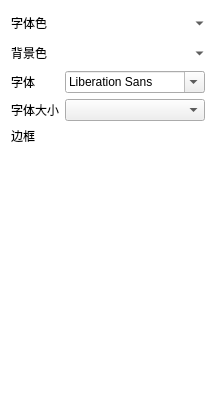
<?xml version="1.0" encoding="UTF-8"?>
<ui version="4.0">
 <class>TextStyleWidgetClass</class>
 <widget class="QWidget" name="TextStyleWidgetClass">
  <property name="geometry">
   <rect>
    <x>0</x>
    <y>0</y>
    <width>216</width>
    <height>395</height>
   </rect>
  </property>
  <property name="windowTitle">
   <string>TextStyleWidget</string>
  </property>
  <property name="styleSheet">
   <string notr="true">#TextStyleWidgetClass{background-color: rgb(255, 255, 255);}</string>
  </property>
  <layout class="QGridLayout" name="gridLayout">
   <item row="0" column="0">
    <widget class="QLabel" name="label">
     <property name="sizePolicy">
      <sizepolicy hsizetype="Fixed" vsizetype="Preferred">
       <horstretch>0</horstretch>
       <verstretch>0</verstretch>
      </sizepolicy>
     </property>
     <property name="text">
      <string>字体色</string>
     </property>
    </widget>
   </item>
   <item row="0" column="2">
    <widget class="ColorButton" name="color_button">
     <property name="minimumSize">
      <size>
       <width>34</width>
       <height>24</height>
      </size>
     </property>
     <property name="maximumSize">
      <size>
       <width>34</width>
       <height>24</height>
      </size>
     </property>
     <property name="focusPolicy">
      <enum>Qt::NoFocus</enum>
     </property>
     <property name="styleSheet">
      <string notr="true">QToolButton {
	border-radius: 4px;
}
QToolButton:hover {
    background-color:white;
	border:1px groove #dcdcdc;
}
QToolButton:pressed {
	background-color: #e4fffb;
	border:1px groove  #dcdcdc;
}

/* the subcontrols below are used only in the MenuButtonPopup mode */
 QToolButton::menu-button {
     border: 0px groove gray;
     border-top-right-radius:1px;
     border-bottom-right-radius: 1px;
     /* 16px width + 4px for border = 20px allocated above */
     width: 12px;
 }

 QToolButton::menu-arrow {
     image: url(:/LxMemo/icons/down-arrow.png);
	width:12px;
	height:12px;
 }

 QToolButton::menu-arrow:open {
     top: 1px; left: 1px; /* shift it a bit */
 }
QToolButton[popupMode=&quot;1&quot;] { /* only for MenuButtonPopup */
     padding-right: 20px; /* make way for the popup button */
 }</string>
     </property>
     <property name="text">
      <string/>
     </property>
     <property name="checkable">
      <bool>false</bool>
     </property>
     <property name="popupMode">
      <enum>QToolButton::MenuButtonPopup</enum>
     </property>
     <property name="autoRaise">
      <bool>true</bool>
     </property>
    </widget>
   </item>
   <item row="1" column="0">
    <widget class="QLabel" name="label_2">
     <property name="sizePolicy">
      <sizepolicy hsizetype="Fixed" vsizetype="Preferred">
       <horstretch>0</horstretch>
       <verstretch>0</verstretch>
      </sizepolicy>
     </property>
     <property name="text">
      <string>背景色</string>
     </property>
    </widget>
   </item>
   <item row="1" column="2">
    <widget class="ColorButton" name="bk_color_button">
     <property name="minimumSize">
      <size>
       <width>34</width>
       <height>24</height>
      </size>
     </property>
     <property name="maximumSize">
      <size>
       <width>34</width>
       <height>24</height>
      </size>
     </property>
     <property name="focusPolicy">
      <enum>Qt::NoFocus</enum>
     </property>
     <property name="styleSheet">
      <string notr="true">QToolButton {
	border-radius: 4px;
}
QToolButton:hover {
    background-color:white;
	border:1px groove #dcdcdc;
}
QToolButton:pressed {
	background-color: #e4fffb;
	border:1px groove  #dcdcdc;
}

/* the subcontrols below are used only in the MenuButtonPopup mode */
 QToolButton::menu-button {
     border: 0px groove gray;
     border-top-right-radius:1px;
     border-bottom-right-radius: 1px;
     /* 16px width + 4px for border = 20px allocated above */
     width: 12px;
 }

 QToolButton::menu-arrow {
     image: url(:/LxMemo/icons/down-arrow.png);
	width:12px;
	height:12px;
 }

 QToolButton::menu-arrow:open {
     top: 1px; left: 1px; /* shift it a bit */
 }
QToolButton[popupMode=&quot;1&quot;] { /* only for MenuButtonPopup */
     padding-right: 20px; /* make way for the popup button */
 }</string>
     </property>
     <property name="text">
      <string/>
     </property>
     <property name="checkable">
      <bool>false</bool>
     </property>
     <property name="popupMode">
      <enum>QToolButton::MenuButtonPopup</enum>
     </property>
     <property name="autoRaise">
      <bool>true</bool>
     </property>
    </widget>
   </item>
   <item row="2" column="0">
    <widget class="QLabel" name="label_3">
     <property name="sizePolicy">
      <sizepolicy hsizetype="Fixed" vsizetype="Preferred">
       <horstretch>0</horstretch>
       <verstretch>0</verstretch>
      </sizepolicy>
     </property>
     <property name="text">
      <string>字体</string>
     </property>
    </widget>
   </item>
   <item row="2" column="1" colspan="2">
    <widget class="QFontComboBox" name="fontComboBox">
     <property name="sizePolicy">
      <sizepolicy hsizetype="Ignored" vsizetype="Fixed">
       <horstretch>0</horstretch>
       <verstretch>0</verstretch>
      </sizepolicy>
     </property>
     <property name="fontFilters">
      <set>QFontComboBox::AllFonts</set>
     </property>
    </widget>
   </item>
   <item row="3" column="0">
    <widget class="QLabel" name="label_4">
     <property name="sizePolicy">
      <sizepolicy hsizetype="Fixed" vsizetype="Preferred">
       <horstretch>0</horstretch>
       <verstretch>0</verstretch>
      </sizepolicy>
     </property>
     <property name="text">
      <string>字体大小</string>
     </property>
    </widget>
   </item>
   <item row="4" column="0">
    <widget class="QLabel" name="label_5">
     <property name="sizePolicy">
      <sizepolicy hsizetype="Fixed" vsizetype="Preferred">
       <horstretch>0</horstretch>
       <verstretch>0</verstretch>
      </sizepolicy>
     </property>
     <property name="text">
      <string>边框</string>
     </property>
    </widget>
   </item>
   <item row="4" column="1" colspan="2">
    <widget class="QWidget" name="widget" native="true"/>
   </item>
   <item row="5" column="1">
    <spacer name="verticalSpacer">
     <property name="orientation">
      <enum>Qt::Vertical</enum>
     </property>
     <property name="sizeHint" stdset="0">
      <size>
       <width>20</width>
       <height>40</height>
      </size>
     </property>
    </spacer>
   </item>
   <item row="3" column="1" colspan="2">
    <widget class="QComboBox" name="comboBox">
     <property name="sizePolicy">
      <sizepolicy hsizetype="Expanding" vsizetype="Fixed">
       <horstretch>0</horstretch>
       <verstretch>0</verstretch>
      </sizepolicy>
     </property>
    </widget>
   </item>
  </layout>
 </widget>
 <layoutdefault spacing="6" margin="11"/>
 <customwidgets>
  <customwidget>
   <class>ColorButton</class>
   <extends>QToolButton</extends>
   <header>ColorButton.h</header>
  </customwidget>
 </customwidgets>
 <resources/>
 <connections/>
</ui>
